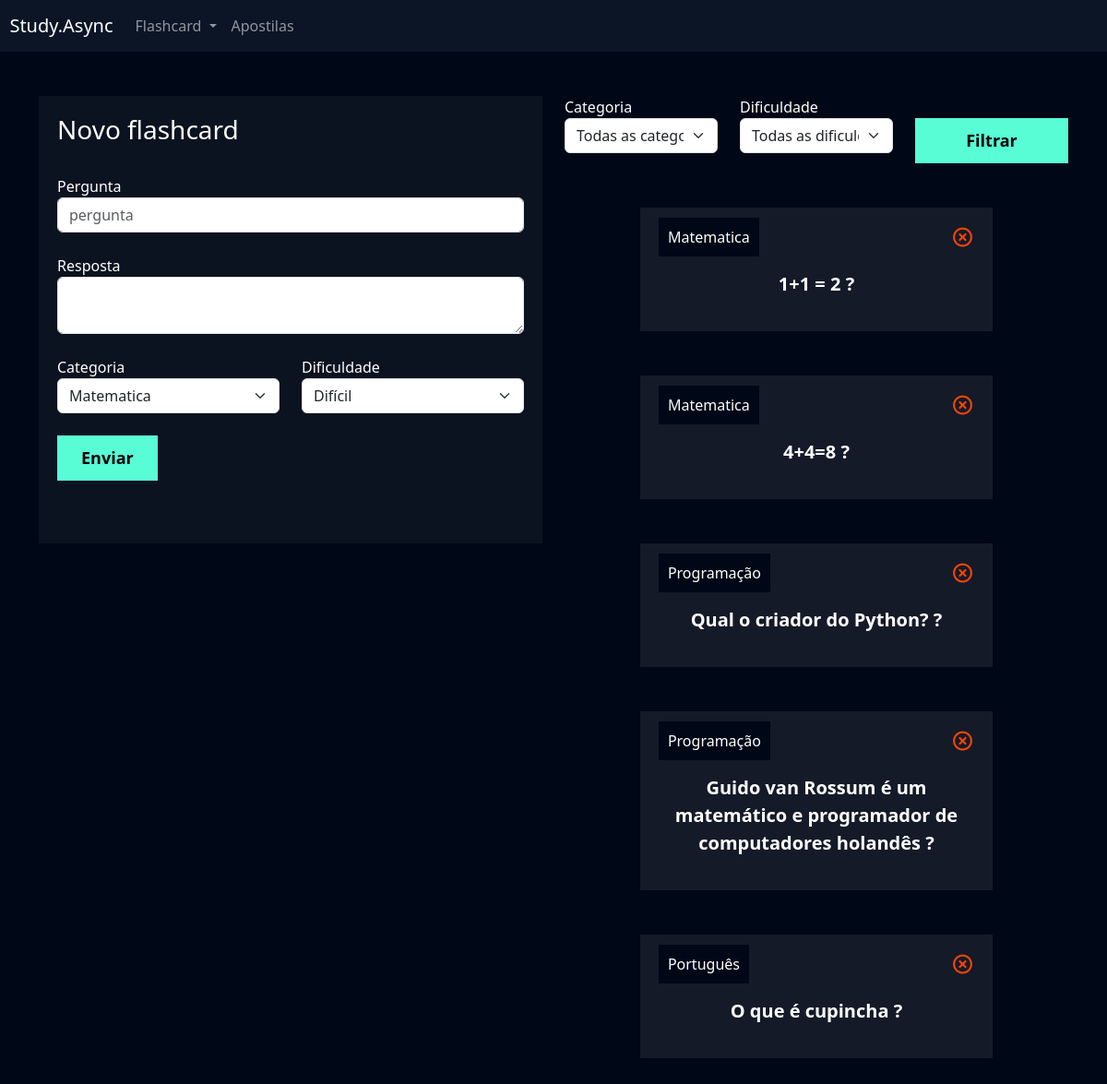
/flashcard/novo_flashcard/ (signed in), run on the app's committed database.
### flashcard/models.py (models this page shows, shortened)
class Flashcard(models.Model):
    DIFICULDADE_CHOICES = (('D', 'Difícil'), ('M', 'Médio'), ('F', 'Fácil'))
    user = models.ForeignKey(User, on_delete=models.DO_NOTHING)
    pergunta = models.CharField(max_length=100)
    resposta = models.TextField()
    categoria = models.ForeignKey(Categoria, on_delete=models.DO_NOTHING)
    dificuldade = models.CharField(max_length=1, choices=DIFICULDADE_CHOICES)

class Categoria(models.Model):
    nome = models.CharField(max_length=20)
    def __str__(self):
        return self.nome

### flashcard/views.py (the view, shortened to what this page needs)
# urls.py: path('novo_flashcard/', views.novo_flashcard, name='novo_flashcard'),
def novo_flashcard(request):
    if not request.user.is_authenticated:
        return redirect('/usuarios/login')
    if request.method == 'GET':
        categorias = Categoria.objects.all()
        dificuldades = Flashcard.DIFICULDADE_CHOICES
        flashcards = Flashcard.objects.filter(user=request.user)
        categoria_filtrar = request.GET.get('categoria')
        dificuldade_filtrar = request.GET.get('dificuldade')
        if categoria_filtrar:
            flashcards = flashcards.filter(categoria__id=categoria_filtrar)
        if dificuldade_filtrar:
            flashcards = flashcards.filter(dificuldade=dificuldade_filtrar)
        return render(
            request,
            'novo_flashcard.html',
            {
                'categorias': categorias,
                'dificuldades': dificuldades,
                'flashcards': flashcards,
            }
        )

### flashcard/templates/novo_flashcard.html (shortened to what this page needs)
{% extends "base.html" %}
{% load static %}
{% block 'cabecalho' %}
    <link href="{% static 'usuarios/css/cadastro.css' %}" rel="stylesheet">
    <link href='https://unpkg.com/boxicons@2.1.4/css/boxicons.min.css' rel='stylesheet'>
    <link href="{% static 'flashcard/css/novo_flashcard.css' %}" rel="stylesheet">
{% endblock 'cabecalho' %}
{% block 'conteudo' %}
    {% include "partials/header.html" %}
    <div class="container">
        <br>
        <br>
        <div class="row">
            <div class="col-md">
                <div class="box-form">
                    <form action="{% url 'novo_flashcard' %}" method="POST"> {% csrf_token %}
                        <h3>Novo flashcard</h3>
                        <br>
                        <label>Pergunta</label>
                        <input type="text" class="form-control" placeholder="pergunta" name="pergunta">
                        <br>
                        <label>Resposta</label>
                        <textarea class="form-control" name="resposta"></textarea>
                        <br>
                        <div class="row">
                                <div class="col-md">
                                    <label for="">Categoria</label>
                                    <select class="form-select" name="categoria">
                                        {% for categoria in categorias %}
                                            <option value="{{categoria.id}}">{{categoria.nome}}</option>
                                        {% endfor %}
                                    </select>
                                </div>
                                <div class="col-md">
                                    <label for="">Dificuldade</label>
                                    <select class="form-select" name="dificuldade">
                                        {% for dificuldade in dificuldades %}
                                            <option value="{{dificuldade.0}}">{{dificuldade.1}}</option>
                                        {% endfor %}
                                    </select>
                                </div>
                        </div>
                        <br>
                        <input type="submit" value="Enviar" class="btn-cadastro">
                        <br>
                        <br>
                        <br>
                    </form>
                </div>
            </div>
            <div class="col-md">
                <form action="{% url 'novo_flashcard' %}" method="GET">
                    <div class="row">
                        <div class="col-md">
                            <label for="">Categoria</label>
                            <select name="categoria" id="" class="form-select">
                                <option value="">Todas as categorias</option>
                            </select>
                        </div>
                        <div class="col-md">
                            <label for="">Dificuldade</label>
                            <select name="dificuldade" id="" class="form-select">
                                <option value="">Todas as dificuldades</option>
                            </select>
                        </div>
                        <div class="col-md">
                            <br>
                            <input type="submit" style="width: 100%" value="Filtrar" class="btn-cadastro">
                        </div>
                    </div>
                </form>
                <br>
                <br>
                {% for flash in flashcards %}
                    <div class="box-new-flashcard" onclick="flip_card({{flash.id}})">
                        <div class="flashcard ">
                            <div class="flashcard-categoria">
                                {{flash.categoria}}
                            </div>
                            <a href="{% url 'deletar_flashcard' flash.id %}"><i class='icone-exit bx bx-x-circle'></i></a>
                            <br>
                            <br>
                            <div class="flashcard-box-item">
                                <p class="flashcard-item">{{flash.pergunta}} ?</p>
                            </div>
                        </div>
                    </div>
                    <br>
                    <br>
                {% endfor %}
            </div>
        </div>
    </div>
{% endblock 'conteudo' %}

### templates/base.html (shortened to what this page needs)
{% load static %}
<!doctype html>
<html lang="en">
  <head>
    <link href="https://cdn.jsdelivr.net/npm/bootstrap@5.3.2/dist/css/bootstrap.min.css" rel="stylesheet">
    <link rel="stylesheet" href="{% static 'geral/css/base.css' %}">
    {% block 'cabecalho' %} {% endblock %}
  </head>
  <body>
    {% block 'conteudo' %}{% endblock %}
  </body>
</html>

### templates/partials/header.html (shortened to what this page needs)
<nav style="background-color: var(--main-color)" class="navbar navbar-expand-lg navbar-dark">
    <a class="navbar-brand" href="#">&nbsp&nbspStudy.Async</a>
    <div class="collapse navbar-collapse" id="navbarNav">
      <ul class="navbar-nav">
        <li class="nav-item dropdown">
          <a class="nav-link dropdown-toggle" href="#" id="navbarDropdown" role="button" data-bs-toggle="dropdown" aria-expanded="false">
            Flashcard
          </a>
        </li>
        <li class="nav-item">
          <a class="nav-link" href="">Apostilas</a>
        </li>
      </ul>
    </div>
  </nav>

### templates/static/geral/css/base.css (style rules this page uses)
:root { --main-color: #0b1526; --dark-color: #000716; --secondary-dark-color: rgb(15, 2, 26); --light-color: #00c1f3; --contrast-color: #f4c96b; --differential-color: #58fcd5; }
body { background-color: var(--dark-color) !important; color: white !important; }

### templates/static/usuarios/css/cadastro.css (style rules this page uses)
* { margin: 0; padding: 0; }
.box-form { padding: 20px; background-color: rgba(217,217,217, .05); color: white !important; }
.btn-cadastro { padding: 10px; background-color: #58fcd5; border: none; border: 1px solid #58fcd5; font-size: 18px; font-weight: bold; padding-left: 25px; padding-right: 25px; }

### templates/static/flashcard/css/novo_flashcard.css (style rules this page uses)
.box-new-flashcard { width: 70%; margin: auto; }
.flashcard { background-color: rgba(255, 255, 255, .08); padding: 20px; }
.flashcard-box-item { text-align: center; }
.flashcard p { font-size: 20px; font-weight: bold; cursor: pointer; }
.flashcard-categoria { background-color: var(--dark-color); display: inline; padding: 10px; }
.icone-exit { float: right; font-size: 25px; color: orangered; }

### data on the page
Flashcard: categoria "Matematica", pergunta "1+1 = 2"
Flashcard: categoria "Matematica", pergunta "4+4=8"
Flashcard: categoria "Programação", pergunta "Qual o criador do Python?"
Flashcard: categoria "Programação", pergunta "Guido van Rossum é um matemático e programador de computadores holandês"
Flashcard: categoria "Português", pergunta "O que é cupincha"

### other printed values
form field categoria "Matematica"
form field dificuldade "Difícil"
